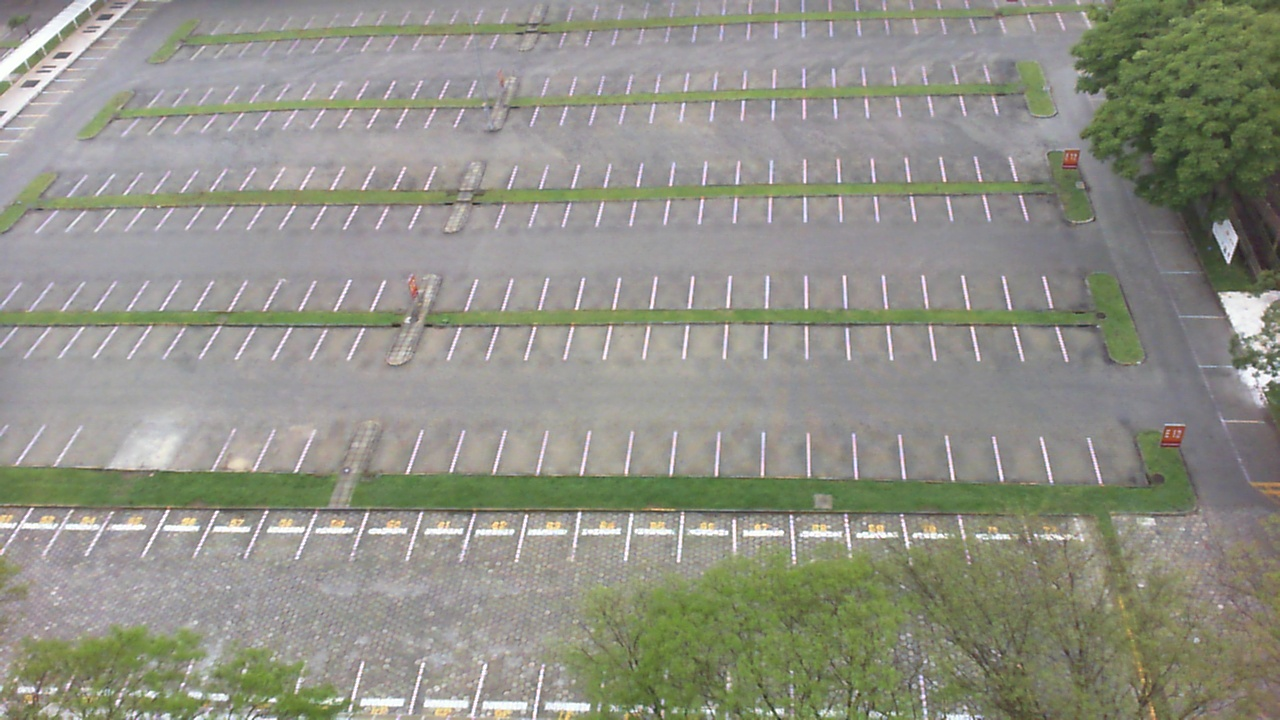
#> input picture dataset/PUCPR_Cloudy_empty.jpg, 1280 x 720 px
$ python -i ParkingSpaceDetector.py   (imports and definitions only)
#> lines starting #> are read from the running program, lines starting #| are printed output that depends on the picture; after the words box and inside, x2 and y2 are one past the last pixel; in counts of white or black regions, pixels touching at a corner belong together
#> further down, picture is the input picture: shape (720, 1280, 3); mean B, G, R 134.3, 145.4, 144.8
import multiprocessing
from tqdm import tqdm
from concurrent.futures import ThreadPoolExecutor
from IPython.display import clear_output
import matplotlib.pyplot as plt
from sklearn import metrics
from bs4 import BeautifulSoup  # read XML
import cv2 as cv
import cvzone
import sqlite3
import numpy as np
import json
import os  # list directories
from datetime import datetime

# GETTING INFO FROM DATABASE
# DB CONNECTION
# [2 lines that did not run here, left out]


# [120 lines left out: functions fetch_parkings, get_spaces, get_space_vacant, update_space_occupancy, get_roi, imhist and 2 more, not called in this run]


def on_trackbar(a):
    pass


def bwareaopen(imgOriginal, min_size, connectivity=8):
    """
    https://stackoverflow.com/questions/2348365/matlab-bwareaopen-equivalent-function-in-opencv
    Remove small objects from binary image (approximation of
    bwareaopen in Matlab for 2D images).

    Args:
        img: a binary image (dtype=uint8) to remove small objects from
        min_size: minimum size (in pixels) for an object to remain in the image
        connectivity: Pixel connectivity; either 4 (connected via edges) or 8 (connected via edges and corners).

    Returns:
        the binary image with small objects removed
    """
    img = imgOriginal.copy()
    # Find all connected components (called here "labels")
    num_labels, labels, stats, centroids = cv.connectedComponentsWithStats(
        img, connectivity=connectivity)

    # check size of all connected components (area in pixels)
    for i in range(num_labels):
        label_size = stats[i, cv.CC_STAT_AREA]

        # remove connected components smaller than min_size
        if label_size < min_size:
            img[labels == i] = 0

    return img

# https://stackoverflow.com/questions/451426/how-do-i-calculate-the-area-of-a-2d-polygon


def area(p):
    return 0.5 * abs(sum(x0*y1 - x1*y0
                         for ((x0, y0), (x1, y1)) in segments(p)))


def segments(p):
    return zip(p, p[1:] + [p[0]])


# [7 lines left out: function is_space_vacant, not called in this run]


class DetectionParams:
    """ # Parameters used for detecting space occupancy.
        # Attributes:
        - gb_k :                GaussianBlur kernel
        - gb_s :                GaussianBlur sigma (std. deviation)
        - at_method :           adaptiveThreshold method
        - at_blockSize :        adaptiveThreshold blockSize neighborhood that is used to calculate a threshold value for the pixel
        - at_C :                adaptiveThreshold C constant to be substracted
        - median_k :            Median filter kernel size (-1 if not desired to apply)
        - bw_size :             bwareaopen remove objects smaller than this size (-1 if not desired to apply)
        - bw_conn :             bwareaopen neighborhood connectivity (default 8)
        - channel :             Color channel to use {'g'ray, hs'v' or h'l's }
        - vacant_threshold :    Threshold (0 to 1) to determine space is vacant depending on pixel count
        - show_imshow :         Show debug windows
    """

    # [71 lines left out: functions __init__, preProcess, not called in this run]


def setup_preprocess(img):
    imgGray = cv.cvtColor(img, cv.COLOR_BGR2GRAY)
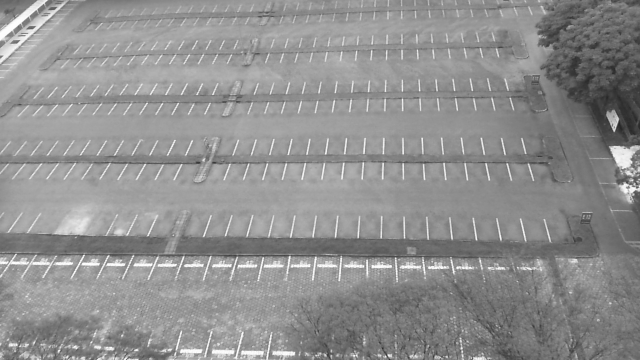
#> imgGray: shape (720, 1280) (shown at 1/2 size); min 29, max 255, mean 143.9

    cv.namedWindow("Trackbars")
    cv.createTrackbar("1-Gauss Kernel", "Trackbars", 3, 25, on_trackbar)
    cv.createTrackbar("2-Blocksize", "Trackbars", 25, 100, on_trackbar)
    cv.createTrackbar("2-C", "Trackbars", 16, 100, on_trackbar)
    cv.createTrackbar("3-Median Kernel", "Trackbars", 3, 25, on_trackbar)
    cv.createTrackbar("4-BW Threshold", "Trackbars", 20, 500, on_trackbar)

    cv.imshow("0 - IMG", img)

    while True:
        try:
            gauss_kernel_size = cv.getTrackbarPos(
                "1-Gauss Kernel", "Trackbars")
            if gauss_kernel_size % 2 == 0:
                gauss_kernel_size = gauss_kernel_size+1

            if gauss_kernel_size >= 3:
                imgBlur = cv.GaussianBlur(
                    imgGray, (gauss_kernel_size, gauss_kernel_size), 0)
            else:
                imgBlur = imgGray

            blocksize = cv.getTrackbarPos("2-Blocksize", "Trackbars")
            c = cv.getTrackbarPos("2-C", "Trackbars")
            if blocksize % 2 == 0 or blocksize == 0:
                blocksize = blocksize+1

            imgThreshold = cv.adaptiveThreshold(
                imgBlur, 255, cv.ADAPTIVE_THRESH_GAUSSIAN_C, cv.THRESH_BINARY_INV, blocksize, c)
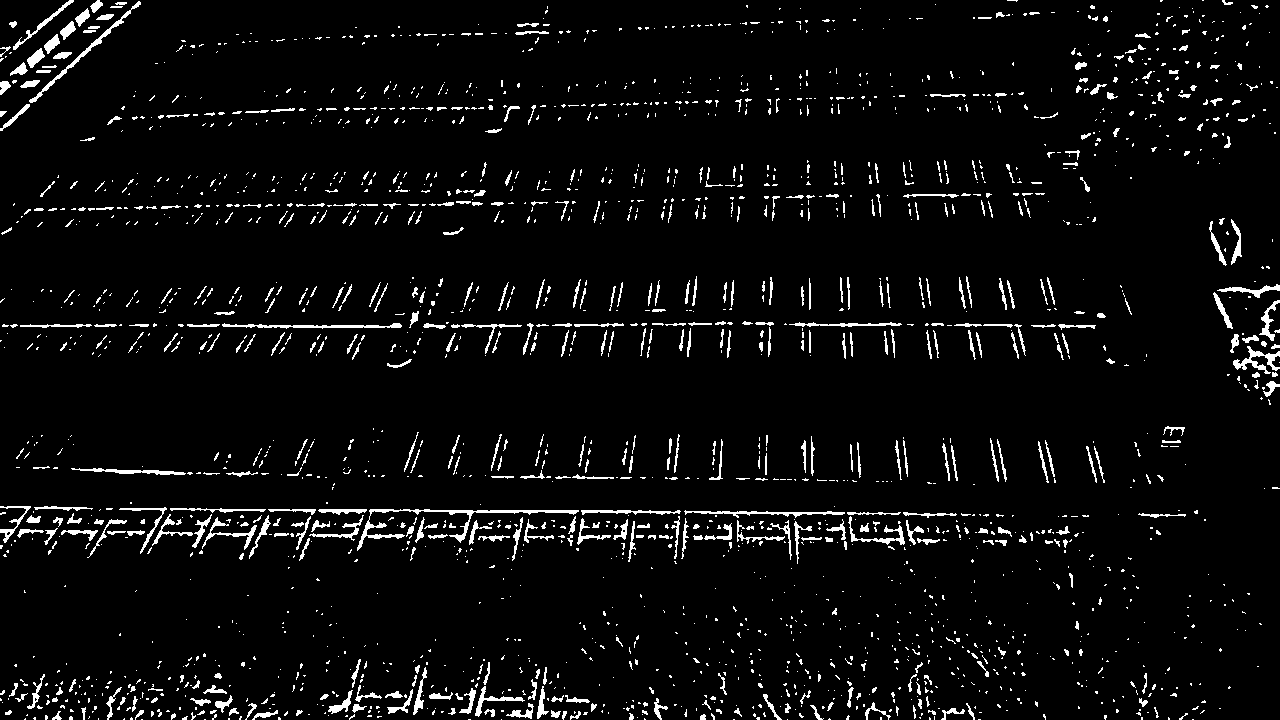
#> imgThreshold: shape (720, 1280); 4.6% white in thin lines or dots
            # imgThreshold2 = cv.threshold(imgBlur,0,255,cv.THRESH_BINARY+cv.THRESH_OTSU)

            median_kernel_size = cv.getTrackbarPos(
                "3-Median Kernel", "Trackbars")

            if median_kernel_size % 2 == 0:
                median_kernel_size = median_kernel_size+1

            if median_kernel_size >= 3:
                imgMedian = cv.medianBlur(imgThreshold, median_kernel_size)
#> imgMedian: shape (720, 1280); 3.8% white; 1557 white regions (1106 under 20 px), largest, box (x1, y1, x2, y2) and area: (29, 10, 131, 103) 502, (1233, 346, 1280, 374) 447, (694, 511, 844, 518) 415
            else:
                imgMedian = imgThreshold

            # imgEro = cv.erode(imgMedian, kernel, iterations=1)
            # imgDilate = cv.dilate(imgEro, kernel, iterations=1)

            bwThresh = cv.getTrackbarPos("4-BW Threshold", "Trackbars")
            imgBw = bwareaopen(imgMedian, bwThresh)
#> in bwareaopen, `num_labels, labels, stats, centroids = cv.connectedComponentsWithStats..`:
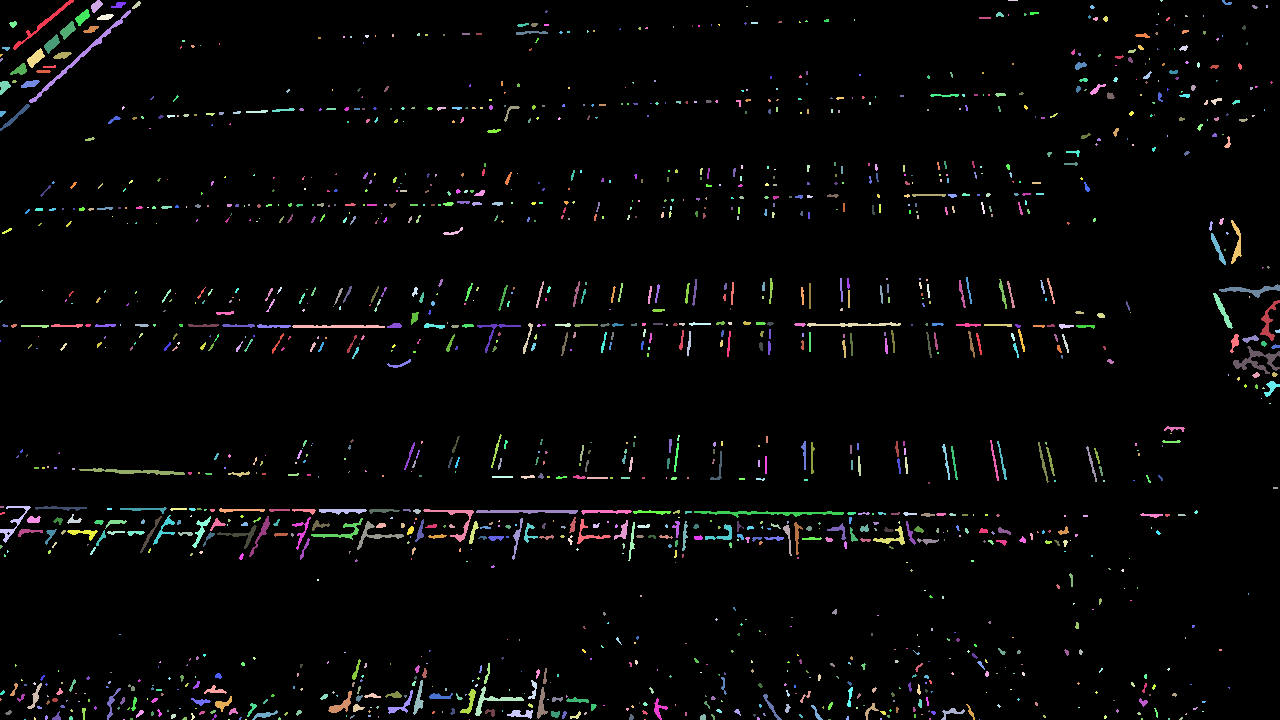
#> labels: shape (720, 1280) int32; 1558 distinct labels, from 0 to 1557; one colour per label, 0 black
#> in bwareaopen, `num_labels, labels, stats, centroids = cv.connectedComponentsWithStats..`: num_labels = 1558; stats = 1558 rows, first 6: [0, 0, 1280, 720, 886353], [13, 0, 61, 50, 277], [91, 0, 12, 13, 91], [132, 1, 9, 8, 35], [1008, 0, 10, 1, 10], [1160, 0, 3, 2, 4]; centroids = 1558 pairs, first value 0 to 1277.3, second value 0 to 719
#> the loop in bwareaopen, `for i in range(num_labels):` made 1558 passes
#> label_size on passes 1 to 3: 886353, 277, 91
#> after the loop in bwareaopen, `for i in range(num_labels):`:
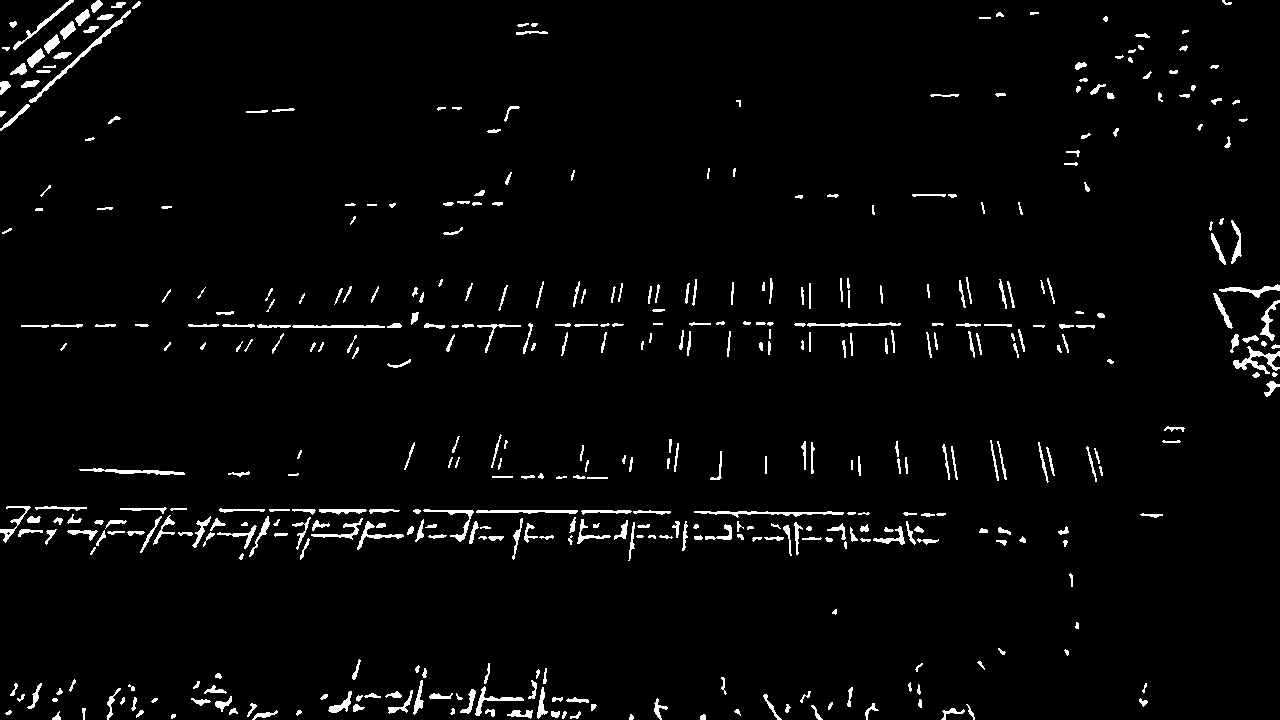
#> img: shape (720, 1280); 2.9% white; 451 white regions, largest, box (x1, y1, x2, y2) and area: (29, 10, 131, 103) 502, (1233, 346, 1280, 374) 447, (694, 511, 844, 518) 415

            cv.imshow("1 - IMG Blur", imgBlur)
            cv.imshow("2 - IMGTresh", imgThreshold)
            cv.imshow("3 - IMGMedian", imgMedian)
            cv.imshow("4 - IMG BW", imgBw)
            # cv.imshow("IMG Dilate", imgDilate)

            if cv.waitKey(1) == 27:         # wait for ESC key to exit and terminate progra,
#> (key Esc is pressed here)
                cv.destroyAllWindows()
                break
        except:
            cv.destroyAllWindows()

# SPACE DETECTION IN XML


# [130 lines left out: functions get_points_xml, detect_batch, detect_image, not called in this run]


def detect_wrapper(args):
    return detect_image(*args)


# [63 lines left out: functions process_batch, show_confusion_matrix, not called in this run]

>>> import cv2
>>> picture = cv2.imread('dataset/PUCPR_Cloudy_empty.jpg')
>>> result = setup_preprocess(picture)

$ run again, on dataset/PUCPR_Sunny_empty.jpg
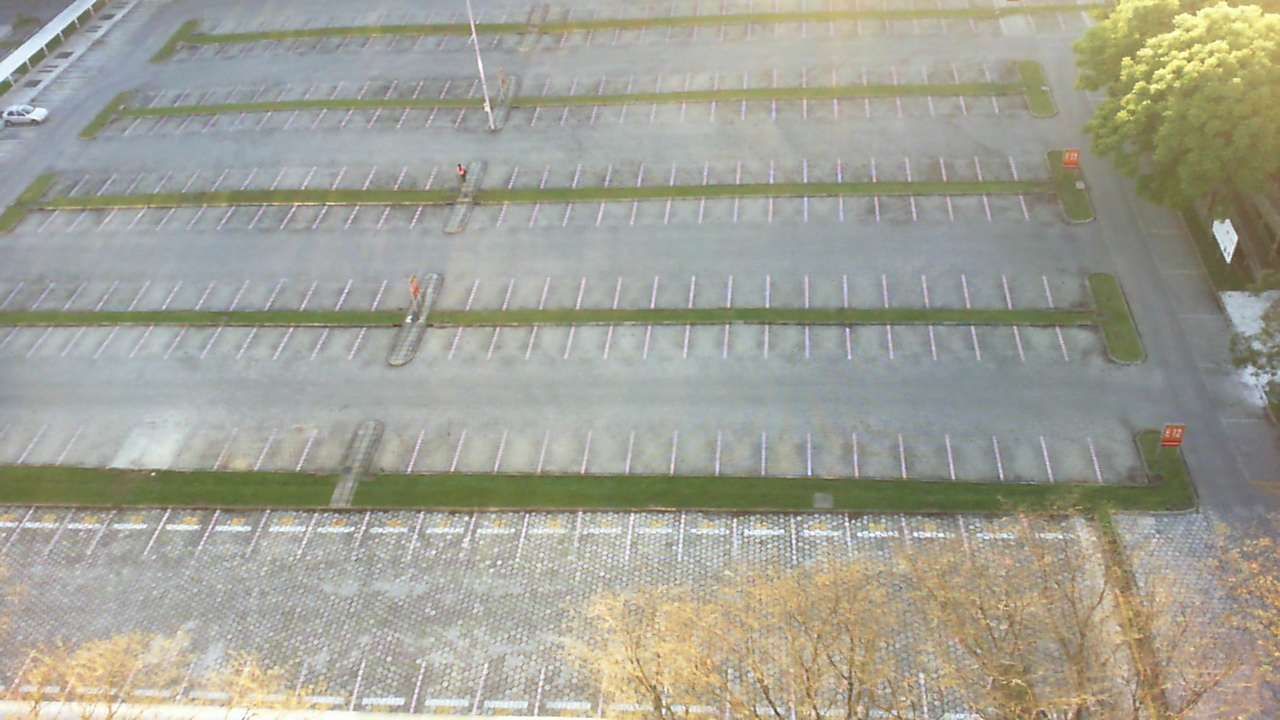
#> input picture dataset/PUCPR_Sunny_empty.jpg, 1280 x 720 px
#> picture is the input picture: shape (720, 1280, 3); mean B, G, R 148.6, 161, 161.2
#> imgThreshold: shape (720, 1280); 3.2% white in thin lines or dots
#> imgMedian: shape (720, 1280); 2.3% white in thin lines or dots
#> in bwareaopen, `num_labels, labels, stats, centroids = cv.connectedComponentsWithStats..`:
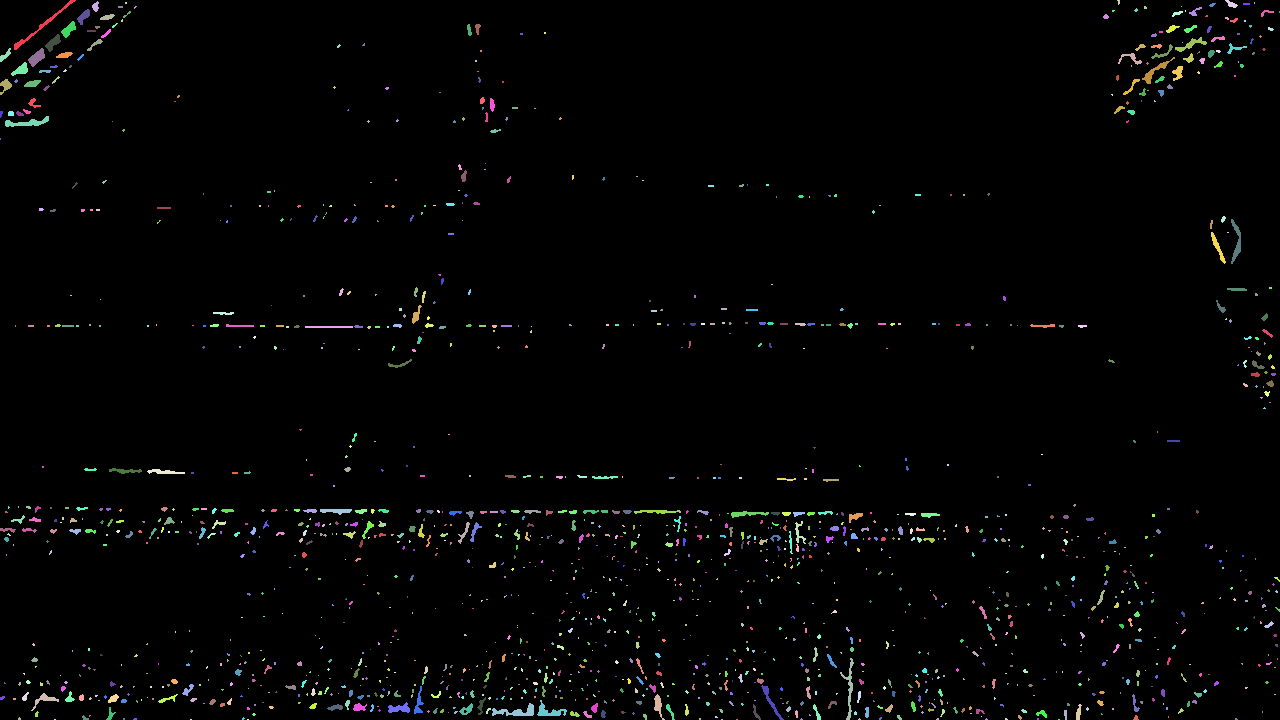
#> labels: shape (720, 1280) int32; 1525 distinct labels, from 0 to 1524; one colour per label, 0 black
#> num_labels = 1525; stats = 1525 rows, first 6: [0, 0, 1280, 720, 900860], [14, 0, 62, 50, 245], [92, 1, 7, 11, 50], [1117, 0, 3, 5, 10], [1225, 0, 13, 8, 51], [125, 2, 2, 2, 4]; centroids = 1525 pairs, first value 0 to 1279, second value 1.6 to 719
#> the loop in bwareaopen, `for i in range(num_labels):` made 1525 passes
#> label_size on passes 1 to 3: 900860, 245, 50
#> after the loop in bwareaopen, `for i in range(num_labels):`:
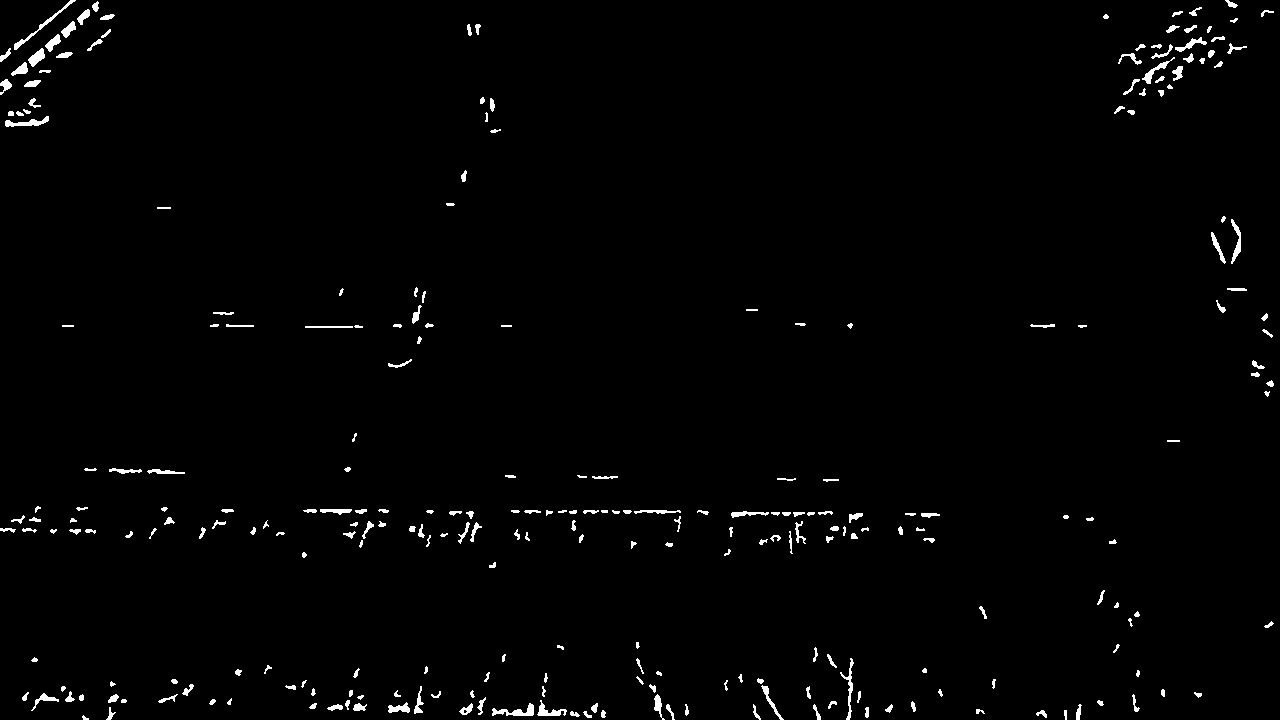
#> img: shape (720, 1280); 1.4% white; 273 white regions, largest, box (x1, y1, x2, y2) and area: (14, 0, 76, 50) 245, (492, 703, 534, 716) 244, (5, 116, 49, 127) 214
